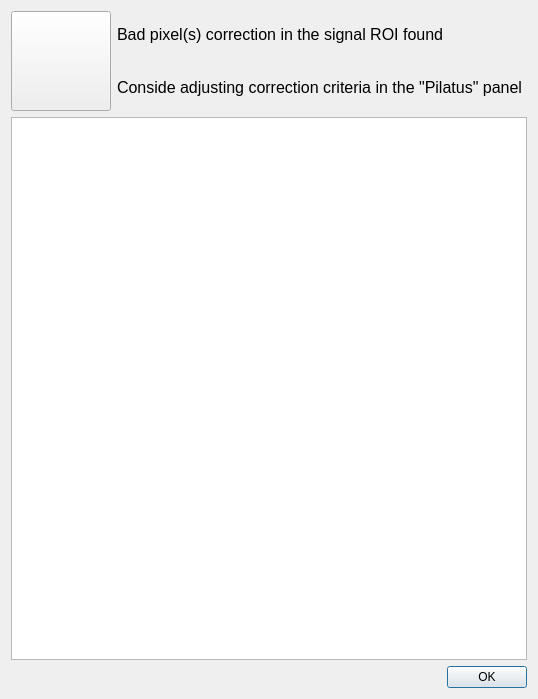
<?xml version="1.0" encoding="UTF-8"?>
<ui version="4.0">
 <class>ScanInfoDialog</class>
 <widget class="QDialog" name="ScanInfoDialog">
  <property name="windowModality">
   <enum>Qt::WindowModal</enum>
  </property>
  <property name="geometry">
   <rect>
    <x>0</x>
    <y>0</y>
    <width>538</width>
    <height>699</height>
   </rect>
  </property>
  <property name="sizePolicy">
   <sizepolicy hsizetype="Expanding" vsizetype="Expanding">
    <horstretch>0</horstretch>
    <verstretch>0</verstretch>
   </sizepolicy>
  </property>
  <property name="windowTitle">
   <string>Bad pixels</string>
  </property>
  <layout class="QVBoxLayout" name="verticalLayout_2">
   <item>
    <layout class="QHBoxLayout" name="horizontalLayout">
     <item>
      <widget class="QPushButton" name="pushButton">
       <property name="enabled">
        <bool>true</bool>
       </property>
       <property name="sizePolicy">
        <sizepolicy hsizetype="Maximum" vsizetype="Maximum">
         <horstretch>0</horstretch>
         <verstretch>0</verstretch>
        </sizepolicy>
       </property>
       <property name="minimumSize">
        <size>
         <width>100</width>
         <height>100</height>
        </size>
       </property>
       <property name="maximumSize">
        <size>
         <width>100</width>
         <height>100</height>
        </size>
       </property>
       <property name="text">
        <string/>
       </property>
      </widget>
     </item>
     <item>
      <layout class="QVBoxLayout" name="verticalLayout">
       <item>
        <widget class="QLabel" name="label">
         <property name="font">
          <font>
           <pointsize>12</pointsize>
          </font>
         </property>
         <property name="text">
          <string>Bad pixel(s) correction in the signal ROI found</string>
         </property>
        </widget>
       </item>
       <item>
        <widget class="QLabel" name="label_2">
         <property name="font">
          <font>
           <pointsize>12</pointsize>
          </font>
         </property>
         <property name="text">
          <string>Conside adjusting correction criteria in the &quot;Pilatus&quot; panel</string>
         </property>
        </widget>
       </item>
      </layout>
     </item>
    </layout>
   </item>
   <item>
    <widget class="QTextBrowser" name="peakCenTextBrowser">
     <property name="font">
      <font>
       <pointsize>12</pointsize>
      </font>
     </property>
    </widget>
   </item>
   <item>
    <widget class="QDialogButtonBox" name="buttonBox">
     <property name="orientation">
      <enum>Qt::Horizontal</enum>
     </property>
     <property name="standardButtons">
      <set>QDialogButtonBox::Ok</set>
     </property>
    </widget>
   </item>
  </layout>
 </widget>
 <resources>
  <include location="warning.qrc"/>
 </resources>
 <connections>
  <connection>
   <sender>buttonBox</sender>
   <signal>accepted()</signal>
   <receiver>ScanInfoDialog</receiver>
   <slot>accept()</slot>
   <hints>
    <hint type="sourcelabel">
     <x>248</x>
     <y>254</y>
    </hint>
    <hint type="destinationlabel">
     <x>157</x>
     <y>274</y>
    </hint>
   </hints>
  </connection>
  <connection>
   <sender>buttonBox</sender>
   <signal>rejected()</signal>
   <receiver>ScanInfoDialog</receiver>
   <slot>reject()</slot>
   <hints>
    <hint type="sourcelabel">
     <x>316</x>
     <y>260</y>
    </hint>
    <hint type="destinationlabel">
     <x>286</x>
     <y>274</y>
    </hint>
   </hints>
  </connection>
 </connections>
</ui>
